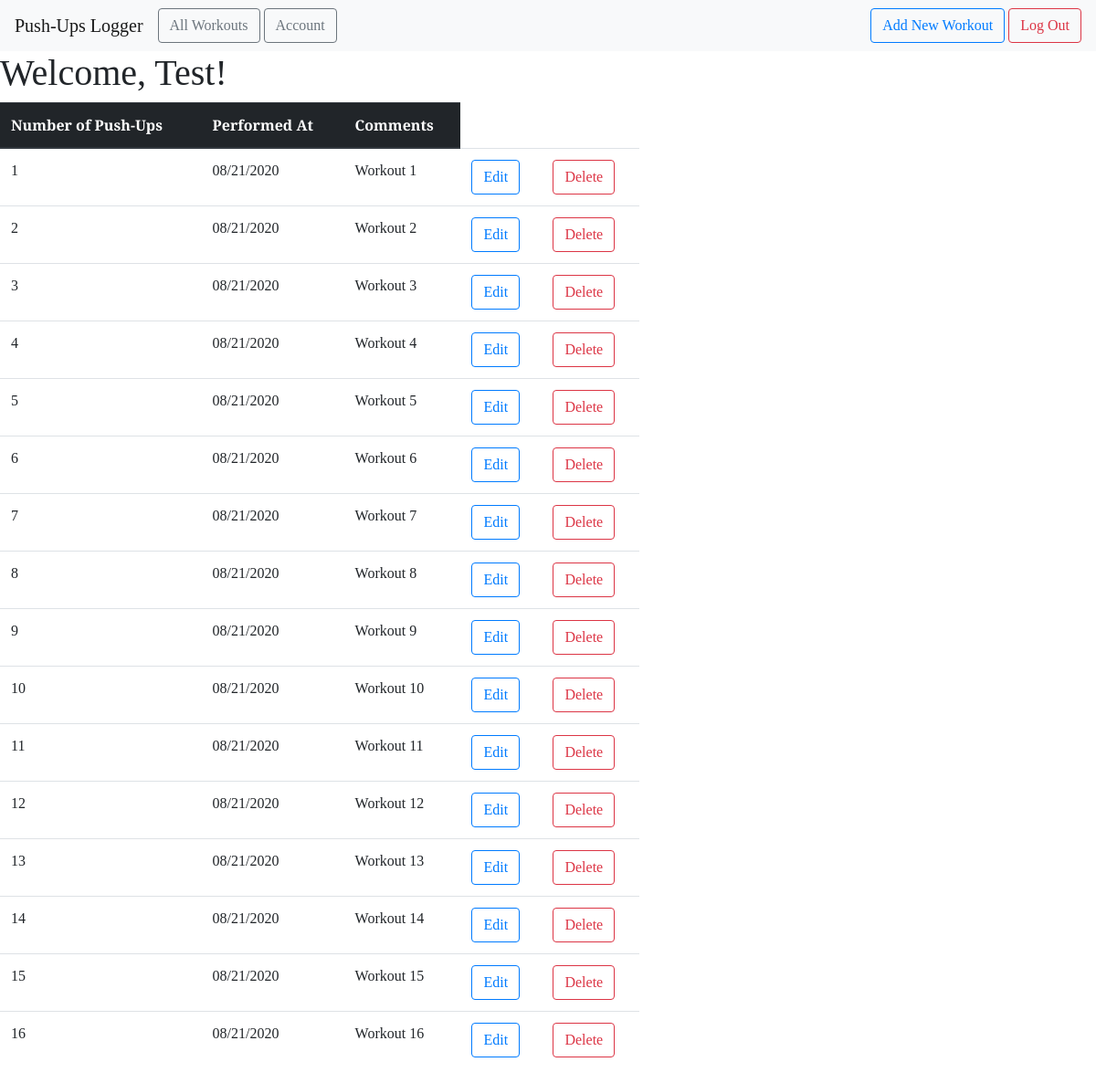
The page /all (signed in) on the database its author committed.
### pushups_logger/models.py (models this page shows)
class User(db.Model, UserMixin):
    id = db.Column(db.Integer, primary_key=True)  # primary keys are required by SQLAlchemy
    email = db.Column(db.String(100), unique=True)
    password = db.Column(db.String(100))
    name = db.Column(db.String(1000))
    workouts = db.relationship('Workout', backref='author', lazy=True)

class Workout(db.Model):
    id = db.Column(db.Integer, primary_key=True)
    pushups = db.Column(db.Integer, nullable=False)
    date_posted = db.Column(db.DateTime, nullable=False, default=datetime.utcnow)
    comment = db.Column(db.Text, nullable=False)
    user_id = db.Column(db.Integer, db.ForeignKey('user.id'), nullable=False)

### pushups_logger/main.py (the view)
@main.route("/all")
@login_required
def user_workouts():
    user = User.query.filter_by(email=current_user.email).first_or_404()
    workouts = user.workouts  # Workout.query.filter_by(author=user).order_by(Workout.date_posted.desc())
    return render_template('all_workouts.html', workouts=workouts, user=user)

### pushups_logger/__init__.py (called while the page is built)
def create_app():
    app = Flask(__name__)
    app.config['SECRET_KEY'] = 'secret-key-goes-here'
    app.config['SQLALCHEMY_DATABASE_URI'] = 'sqlite:///db.sqlite'
    db.init_app(app)
    login_manager = LoginManager()
    login_manager.login_view = 'auth.login'
    login_manager.init_app(app)
    from .models import User
    @login_manager.user_loader
    def load_user(user_id):
        return User.query.get(int(user_id))
    from .auth import auth as auth_blueprint
    app.register_blueprint(auth_blueprint)
    from .main import main as main_blueprint
    app.register_blueprint(main_blueprint)
    return app

### pushups_logger/templates/all_workouts.html
{% extends "base.html" %} {% block head %} {{ super() }}
<link
  rel="stylesheet"
  href="{{ url_for('static', filename= 'extended_beauty.css') }}"
/>
{% endblock %} {% block content %}
<h1>
  Welcome, {{ user.name }}!
</h1>
<div>
  <table class="table table-hover" style="width: 700px;">
    <thead class="thead-dark">
      <tr>
        <th scope="col">Number of Push-Ups</th>
        <th scope="col">Performed At</th>
        <th scope="col">Comments</th>
      </tr>
    </thead>
    <tbody>
      {% for workout in workouts %}
      <tr>
        <td>{{ workout.pushups }}</td>
        <td>{{ workout.date_posted.strftime('%m/%d/%Y') }}</td>
        <td>{{ workout.comment }}</td>
        <td>
          <a
            href="{{ url_for('main.update_workout', workout_id=workout.id) }}"
            class="btn btn-outline-primary"
            role="button"
          >
            Edit
          </a>
        </td>
        <td>
          <a
            href="{{ url_for('main.delete_workout', workout_id=workout.id) }}"
            class="btn btn-outline-danger"
            role="button"
          >
            Delete
          </a>
        </td>
      </tr>
      {% endfor %}
    </tbody>
  </table>
</div>
{% endblock %}

### pushups_logger/templates/base.html (shortened to what this page needs)
<!DOCTYPE html>
<html lang="en">
  <head>
    {% block head %}
    <link
      rel="stylesheet"
      href="{{ url_for('static', filename= 'beauty.css') }}"
    />
    <link
      rel="stylesheet"
      href="https://maxcdn.bootstrapcdn.com/bootstrap/4.0.0/css/bootstrap.min.css"
    />
    {% endblock %}
  </head>
  <body>
    <nav class="navbar navbar-expand-lg navbar-light bg-light">
      <a class="navbar-brand" href="{{ url_for('main.index') }}"
        >Push-Ups Logger</a
      >
      <div class="collapse navbar-collapse" id="navbarSupportedContent">
        <ul class="navbar-nav mr-auto">
          <li class="nav-item active">
            <a
              href="{{ url_for('main.user_workouts') }}"
              class="btn btn-outline-secondary"
              role="button"
              >All Workouts</a
            >
          </li>
          <li class="nav-item">
            <a
              href="{{ url_for('main.profile') }}"
              class="btn btn-outline-secondary"
              role="button"
              style="margin-left: 4px;"
              >Account</a
            >
          </li>
        </ul>
        <form class="form-inline my-2 my-lg-0">
          {% if current_user.is_authenticated %}
          <a
            href="{{ url_for('main.new_workout') }}"
            class="btn btn-outline-primary"
            role="button"
            >Add New Workout</a
          >
          {% endif %}  {% if current_user.is_authenticated %}
          <a
            href="{{ url_for('auth.logout') }}"
            class="btn btn-outline-danger"
            role="button"
            style="margin-left: 4px;"
            >Log Out</a
          >
          {% endif %}
        </form>
      </div>
    </nav>
    {% block content %} {% endblock %}
  </body>
</html>

### pushups_logger/static/beauty.css (style rules this page uses)
* { font-family: "Arvo", serif; }

### pushups_logger/static/extended_beauty.css (style rules this page uses)
h1, h2, h4, p { font-family: "Arvo", serif; }

### rows shown on the page
User: name "Test"
Workout: pushups "1", date_posted "08/21/2020", comment "Workout 1"
Workout: pushups "2", date_posted "08/21/2020", comment "Workout 2"
Workout: pushups "3", date_posted "08/21/2020", comment "Workout 3"
Workout: pushups "4", date_posted "08/21/2020", comment "Workout 4"
Workout: pushups "5", date_posted "08/21/2020", comment "Workout 5"
Workout: pushups "6", date_posted "08/21/2020", comment "Workout 6"
Workout: pushups "7", date_posted "08/21/2020", comment "Workout 7"
Workout: pushups "8", date_posted "08/21/2020", comment "Workout 8"
Workout: pushups "9", date_posted "08/21/2020", comment "Workout 9"
Workout: pushups "10", date_posted "08/21/2020", comment "Workout 10"
Workout: pushups "11", date_posted "08/21/2020", comment "Workout 11"
Workout: pushups "12", date_posted "08/21/2020", comment "Workout 12"
Workout: pushups "13", date_posted "08/21/2020", comment "Workout 13"
Workout: pushups "14", date_posted "08/21/2020", comment "Workout 14"
Workout: pushups "15", date_posted "08/21/2020", comment "Workout 15"
Workout: pushups "16", date_posted "08/21/2020", comment "Workout 16"
